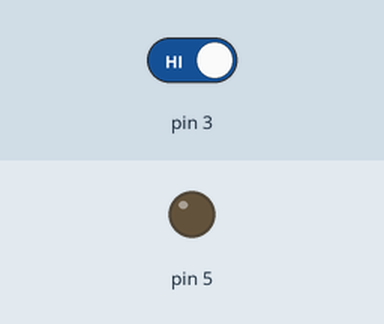
Recording of a sketch running on a simulated Arduino Uno, built with avr-gcc and run on an emulated ATmega328P. On the bench: output pins drawn as LEDs (lit = HIGH). Dashed ring = blinking. Inputs (shaded band) come from the test bench; at power-on: pin 3 HIGH. What the sketch prints to the serial monitor is not drawn.

Above: at 1.2 s.
1.3 s: pin 3 driven LOW
At 1.7 s:
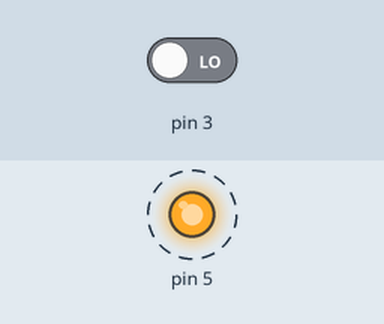
4.3 s: pin 3 driven HIGH
At 5.4 s:
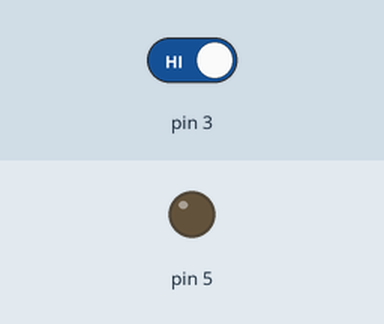
Timing chart, 0 to 7.3 s (numbered marks = the images above; inputs shaded):
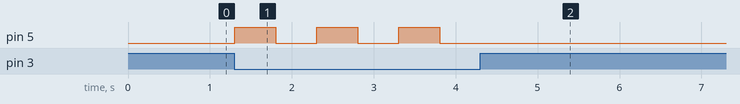

The sketch:

Project_10_Avoid_Control_LED.ino
```cpp
//**********************************************************************************
/*
 * 名称   : Avoid_Control_LED
 * 功能   : 避障传感器控制LED
 * 作者   : http://www.keyes-robot.com/
*/
int item = 0;

void setup() {
  Serial.begin(9600); //设置串口波特率为9600
  pinMode(3, INPUT);  //避障传感器连接D3上，并设置为输入模式
  pinMode(5, OUTPUT);  //将LED连接到D5上，并设置为输出模式
}

void loop() {
  item = digitalRead(3);  //读取避障传感器输出的数字信号
  Serial.println(item);  //串口打印避障传感器输出的数字信号
  if (item == 0) {  //避障传感器检测到障碍物
    digitalWrite(5, HIGH);  //打开LED
    delay(500);  //延迟 500ms
    digitalWrite(5, LOW);  //关闭LED
    delay(500);  //延迟 500ms
  } else {  //没有检测到任何障碍物
    digitalWrite(5, LOW);  //关闭LED
  }
}
//**********************************************************************************
```

Measured:
- after the input at 1.3 s, pin 5: alternates HIGH for 0.50 s and LOW for 0.50 s, starting at once
- after the input at 4.3 s, pin 5: stops changing and stays LOW
